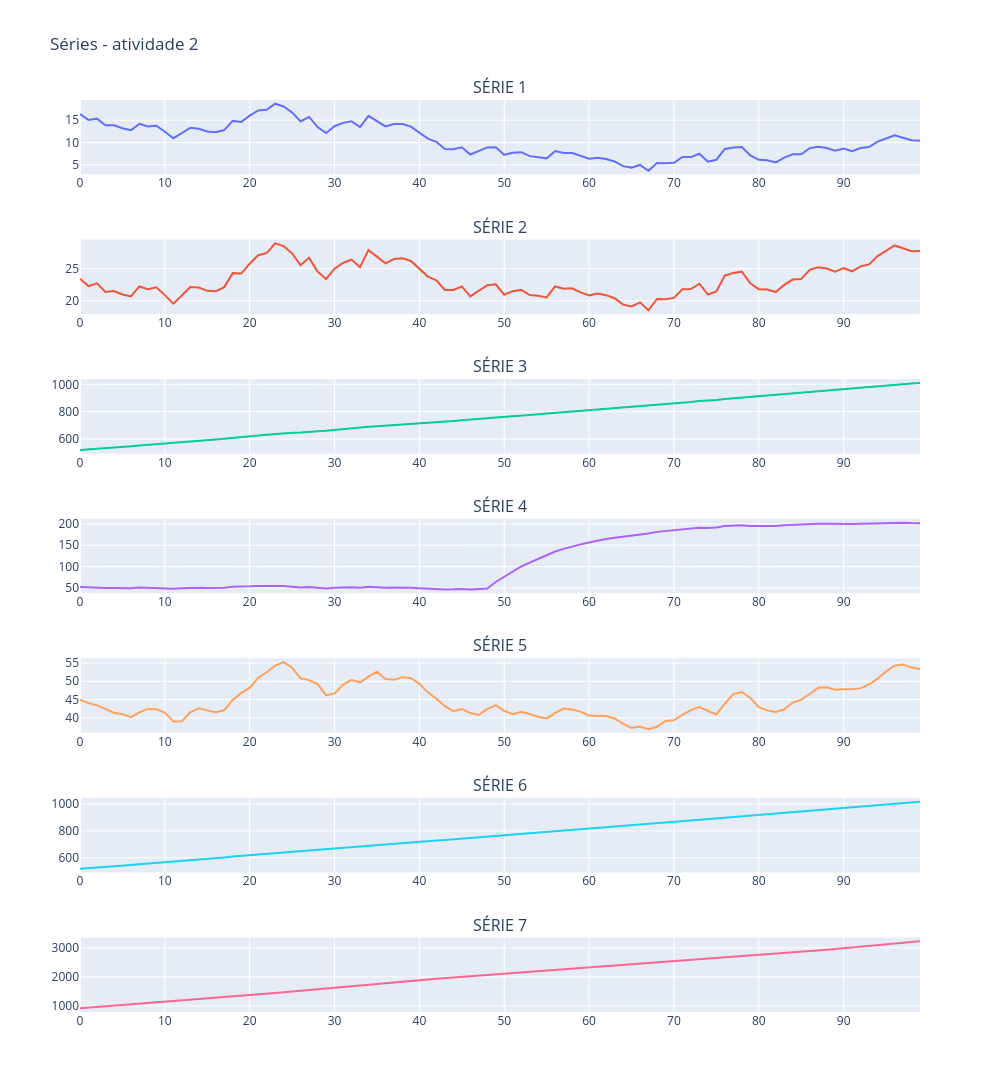

The cell this chart's notebook holds for it:
### Markdown cell above
## Séries originais

### Code cell
import plotly.graph_objects as go
from plotly.subplots import make_subplots

# Criando a figura com subplots
fig = make_subplots(rows=7, cols=1, subplot_titles=('SÉRIE 1', 'SÉRIE 2', 'SÉRIE 3', 'SÉRIE 4','SÉRIE 5','SÉRIE 6','SÉRIE 7'))

# Adicionando as séries temporais aos subplots
fig.add_trace(go.Scatter(x=series.index, y=series['ss1'], name='Série 1'), row=1, col=1)
fig.add_trace(go.Scatter(x=series.index, y=series['ss2'], name='Série 2'), row=2, col=1)
fig.add_trace(go.Scatter(x=series.index, y=series['ss3'], name='Série 3'), row=3, col=1)
fig.add_trace(go.Scatter(x=series.index, y=series['ss4'], name='Série 4'), row=4, col=1)
fig.add_trace(go.Scatter(x=series.index, y=series['ss5'], name='Série 5'), row=5, col=1)
fig.add_trace(go.Scatter(x=series.index, y=series['ss6'], name='Série 6'), row=6, col=1)
fig.add_trace(go.Scatter(x=series.index, y=series['ss7'], name='Série 7'), row=7, col=1)

# Atualizando o layout da figura
fig.update_layout(height=1300, width=1000, title_text="Séries - atividade 2", showlegend=False)

# Exibindo a figura
fig.show()
